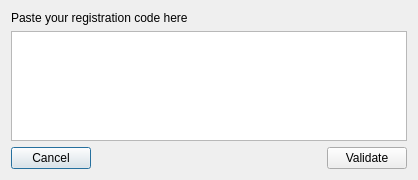
<?xml version="1.0" encoding="UTF-8"?>
<ui version="4.0">
 <class>EnterRegistrationCode</class>
 <widget class="QDialog" name="EnterRegistrationCode">
  <property name="geometry">
   <rect>
    <x>0</x>
    <y>0</y>
    <width>418</width>
    <height>180</height>
   </rect>
  </property>
  <property name="windowTitle">
   <string>Dialog</string>
  </property>
  <layout class="QGridLayout" name="gridLayout">
   <item row="0" column="0" colspan="3">
    <widget class="QLabel" name="label">
     <property name="text">
      <string>Paste your registration code here</string>
     </property>
    </widget>
   </item>
   <item row="1" column="0" colspan="3">
    <widget class="QTextEdit" name="registrationCodeTextEdit"/>
   </item>
   <item row="2" column="0">
    <widget class="QPushButton" name="cancelButton">
     <property name="text">
      <string>Cancel</string>
     </property>
    </widget>
   </item>
   <item row="2" column="1">
    <spacer name="horizontalSpacer">
     <property name="orientation">
      <enum>Qt::Horizontal</enum>
     </property>
     <property name="sizeHint" stdset="0">
      <size>
       <width>215</width>
       <height>20</height>
      </size>
     </property>
    </spacer>
   </item>
   <item row="2" column="2">
    <widget class="QPushButton" name="validateButton">
     <property name="text">
      <string>Validate</string>
     </property>
    </widget>
   </item>
  </layout>
 </widget>
 <resources/>
 <connections/>
</ui>
